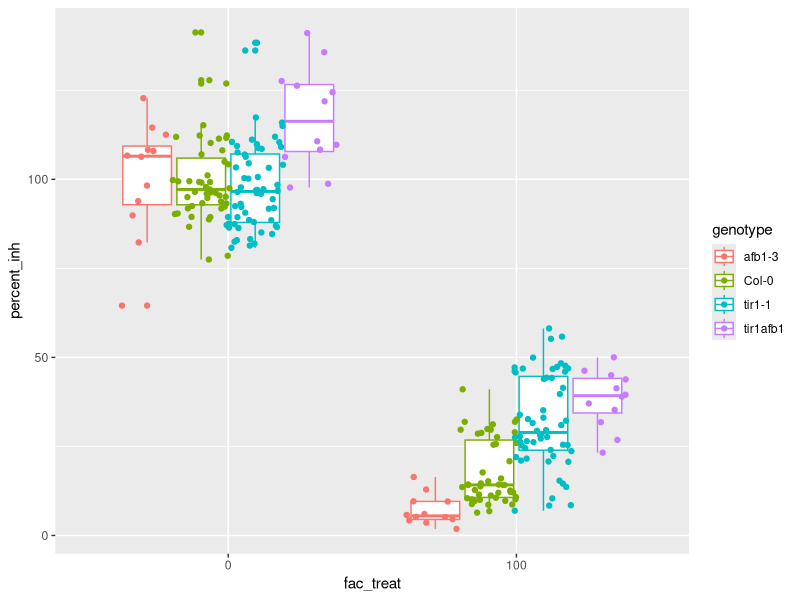

Source code (R):
## ---- chunk 1
library(tidyverse)
library(readxl)
## ---- chunk 2
root_growth_inh_0 <- read_xlsx("data/elife-54740-fig1-figsupp3-data1-v2_data-only_tir1afb1.xlsx", sheet = "Primary Root Growth Inh EtOH", skip = 1)
root_growth_inh_20 <- read_xlsx("data/elife-54740-fig1-figsupp3-data1-v2_data-only_tir1afb1.xlsx", sheet = "Primary Root Growth Inh 20 nM", skip = 1)
root_growth_inh_100 <- read_xlsx("data/elife-54740-fig1-figsupp3-data1-v2_data-only_tir1afb1.xlsx", sheet = "Primary Root Growth Inh 100 nM", skip = 1)
root_growth_inh_500 <- read_xlsx("data/elife-54740-fig1-figsupp3-data1-v2_data-only_tir1afb1.xlsx", sheet = "Primary Root Growth Inh 500 nM", skip = 1)

root_growth_plonger <- function(data){
  data %>% 
  pivot_longer(cols = -line, 
               names_to = "genotype", 
               values_to = "root_growth_mm") %>%
  mutate(batch = str_extract(genotype, "\\s(.*)$")) %>%
  mutate(batch = str_remove_all(batch, "\\s")) %>%
  mutate(genotype = str_remove(genotype, "\\s.*")) %>%
  mutate(batch = if_else(is.na(batch), "a", batch)) %>%
  na.omit()
}
root_growth_inh_0 <- root_growth_plonger(root_growth_inh_0)
root_growth_inh_0$treatment <- 0

root_growth_inh_20 <- root_growth_plonger(root_growth_inh_20)
root_growth_inh_20$treatment <- 20

root_growth_inh_100 <- root_growth_plonger(root_growth_inh_100)
root_growth_inh_100$treatment <- 100

root_growth_inh_500 <- root_growth_plonger(root_growth_inh_500)
root_growth_inh_500$treatment <- 500

root_growth_inh <- bind_rows(root_growth_inh_0, 
                             root_growth_inh_20, 
                             root_growth_inh_100, 
                             root_growth_inh_500)

root_growth_inh %>% group_by(batch) %>% 
  mutate(percent_inh = root_growth_mm / 
           mean(root_growth_mm[genotype == "Col-0" & treatment == 0]) * 100) ->
  root_growth_inh
## ---- chunk 3
root_growth_inh_aov <- aov(percent_inh ~ genotype*treatment + batch, data = root_growth_inh)
summary(root_growth_inh_aov)

root_growth_inh$fac_treat <- as.factor(root_growth_inh$treatment)
root_growth_inh_aov <- aov(percent_inh ~ genotype*fac_treat + batch, data = root_growth_inh)
summary(root_growth_inh_aov)
root_growth_inh_aov.HSD <- broom::tidy(TukeyHSD(root_growth_inh_aov))
root_growth_inh_aov.HSD[which(root_growth_inh_aov.HSD$adj.p.value < 0.05),]
## ---- chunk 4
root_growth_inh %>% filter(genotype != "tir1-10") %>%
  filter(treatment %in% c(0,100)) %>%
  mutate(TIR1 = !str_detect(genotype, "tir1"), 
                            AFB1 = !str_detect(genotype, "afb1")) ->
  root_growth_inh
## ---- chunk 5
root_growth_inh.int <- aov(percent_inh ~ TIR1*AFB1*treatment, data = root_growth_inh)
summary(root_growth_inh.int)
## ---- chunk 6
root_growth_inh.int <- aov(percent_inh ~ TIR1*AFB1*fac_treat, data = root_growth_inh)
summary(root_growth_inh.int)
## ---- chunk 7
ggplot(data = root_growth_inh, aes(x = fac_treat, y = percent_inh, color = genotype)) + 
  geom_boxplot() + geom_point(position = position_jitterdodge(jitter.width = 0.2))
## ---- chunk 8
root_growth_inh0.int <- aov(percent_inh ~ TIR1*AFB1, data = filter(root_growth_inh, treatment == 0))
summary(root_growth_inh0.int)
## ---- chunk 9
root_growth_inh100.int <- aov(percent_inh ~ TIR1*AFB1, data = filter(root_growth_inh, treatment == 100))
summary(root_growth_inh100.int)
